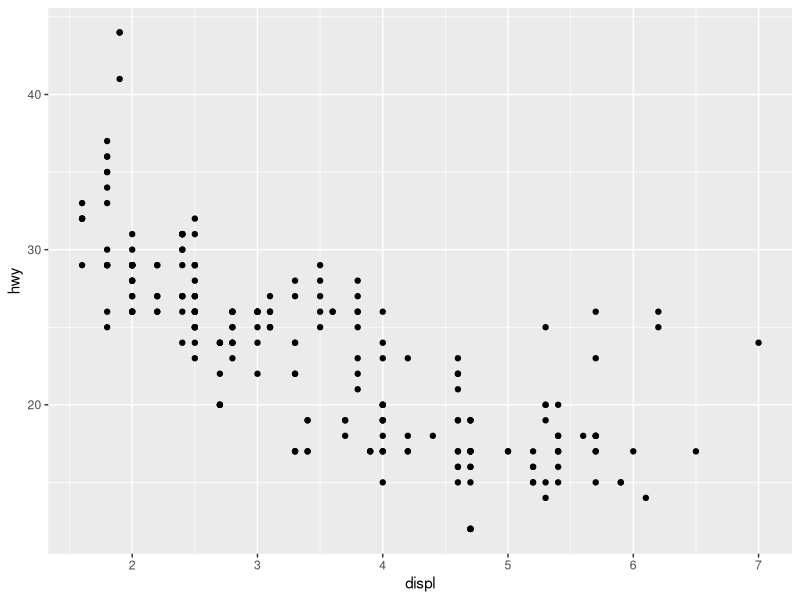
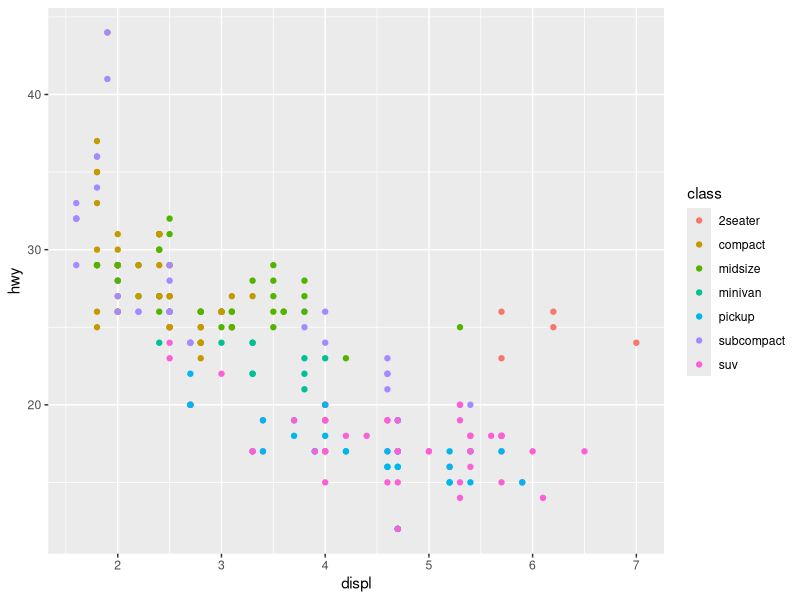
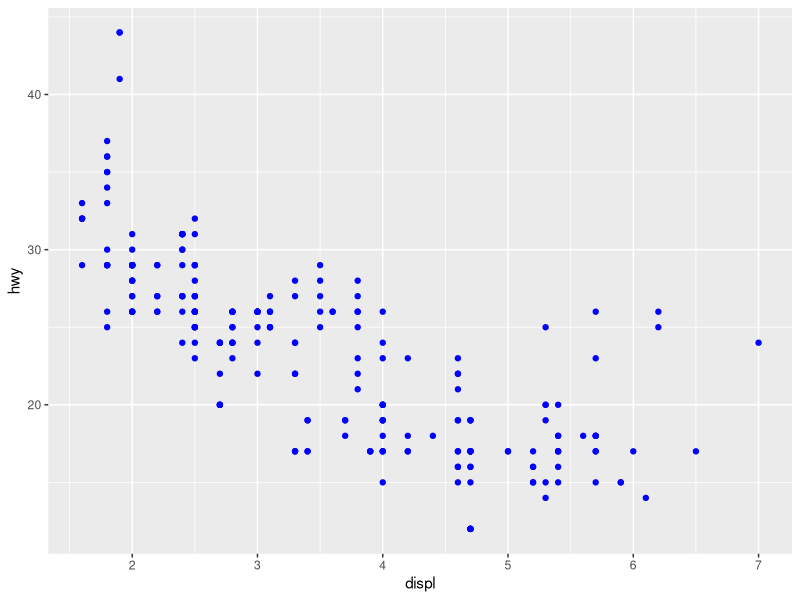
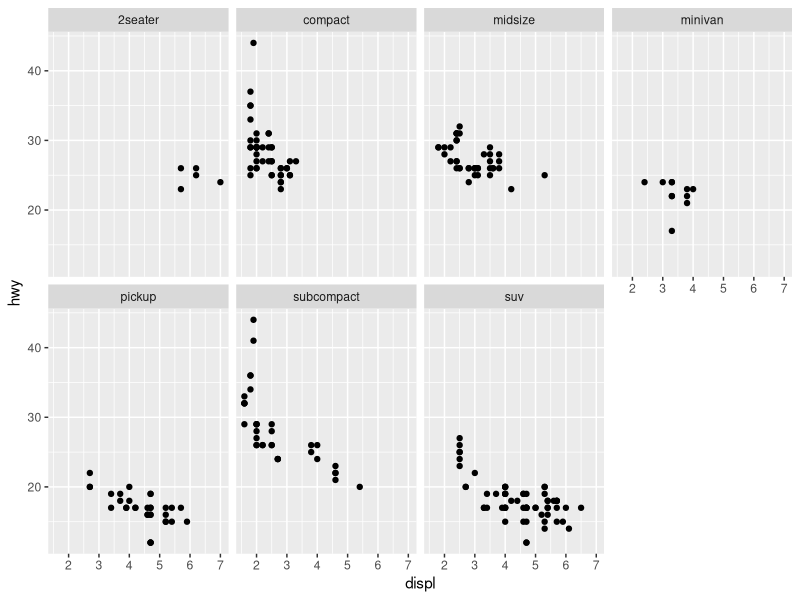
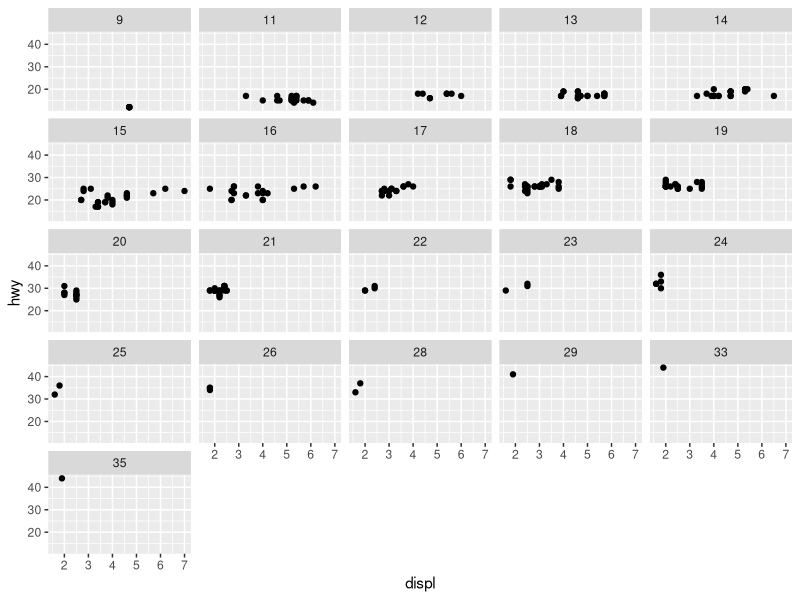
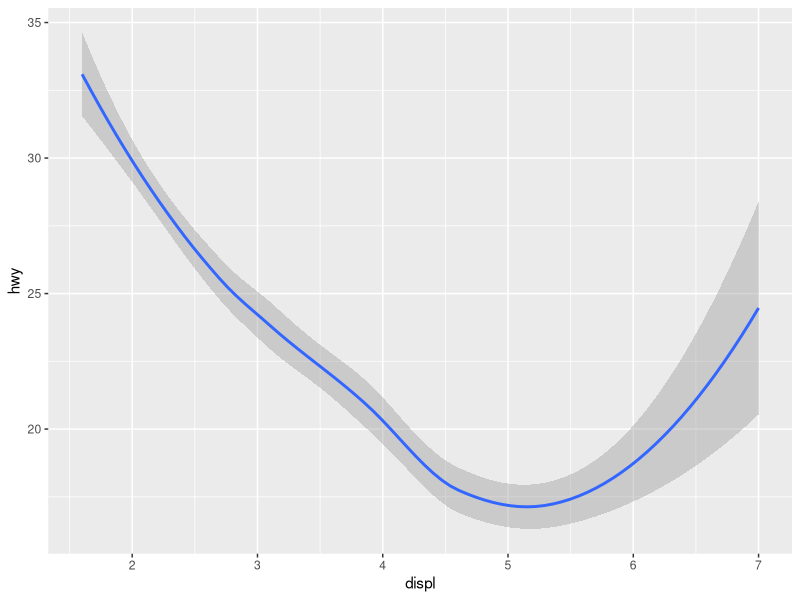
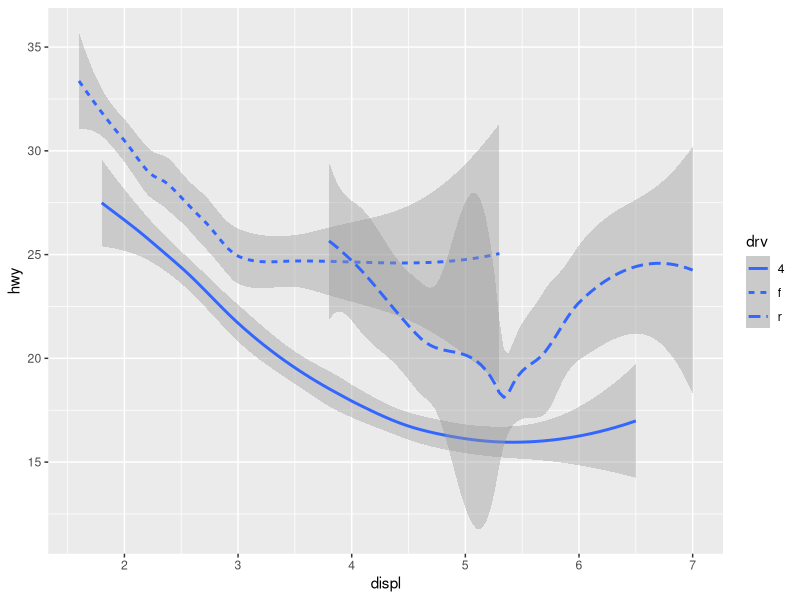
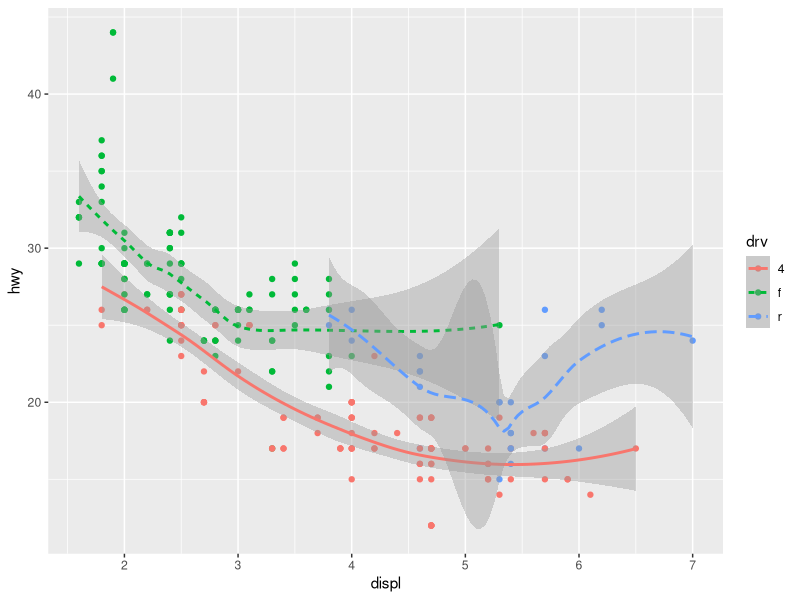

Here is the R script that generated these plots, in order:
## ---- chunk 1
knitr::opts_chunk$set(echo = TRUE)
library("tidyverse")
## ---- chunk 2
#The ? function doesn't work in markdown.
#?mpg

#Fuel economy data from 1999 and 2008 for 38 popular models of car

summary(mpg)
length(unique(mpg$cty))
## ---- chunk 3
ggplot(data = mpg)+
  geom_point(mapping = aes(x=displ, y= hwy))
## ---- chunk 4
ggplot(data = mpg)+
  geom_point(mapping = aes(x=displ, y= hwy, color = class))
## ---- chunk 5
ggplot(data = mpg)+
  geom_point(mapping = aes(x=displ, y= hwy), color="blue")
## ---- chunk 6
ggplot(data = mpg)+
  geom_point(mapping = aes(x=displ, y= hwy))+
  facet_wrap(~ class, nrow=2)
## ---- chunk 7
ggplot(data = mpg)+
  geom_point(mapping = aes(x=displ, y= hwy))+
  facet_wrap(~ cty)
## ---- chunk 8
ggplot(data = mpg) + 
  geom_smooth(mapping = aes(x = displ, y = hwy))
## ---- chunk 9
ggplot(data = mpg) + 
  geom_smooth(mapping = aes(x = displ, y = hwy, linetype = drv))
## ---- chunk 10
ggplot(data = mpg) + 
  geom_point(mapping = aes(x=displ, y= hwy, color = drv))+
  geom_smooth(mapping = aes(x = displ, y = hwy, color = drv, linetype = drv))
## ---- chunk 11
ggplot(data = mpg, mapping = aes(x=displ, y= hwy)) + 
  geom_point(mapping=aes(color = class))+
  geom_smooth()
## ---- chunk 12
ggplot(data = mpg, mapping = aes(x=displ, y= hwy)) + 
  geom_point(mapping=aes(color = class))+
  geom_smooth(data=filter(mpg,class=="subcompact"),se=FALSE)
## ---- chunk 13

ggplot(data=diamonds)+
  geom_bar(mapping=aes(x=cut))

## ---- chunk 14
ggplot(data=diamonds)+
  stat_count(mapping=aes(x=cut))
## ---- chunk 15

demo <- tribble(
  ~a, ~b,
  "bar1", 10,
  "bar2", 20,
  "bar3", 30
)

ggplot(data=demo)+
  geom_bar(mapping=aes(x=a,y=b),stat="identity")

## ---- chunk 16
ggplot(data=diamonds)+
  geom_bar(mapping=aes(x=cut,y=..prop..,group=1))
## ---- chunk 17
ggplot(data=diamonds)+
  geom_bar(mapping=aes(x=cut,y=price),stat="sum")

## ---- chunk 18


demo <- tribble(
  ~a, ~b,
  "bar1", 10,
  "bar2", 20,
  "bar3", 30,
  "bar3", 40.5252
)

ggplot(data=demo)+
#  geom_bar(mapping=aes(x=a),stat="identity")
   geom_col(mapping=aes(x=a,y=b))

## ---- chunk 19

ggplot(data=diamonds)+
  stat_summary(mapping=aes(x=cut,y=depth),
               fun.ymin=min,
               fun.ymax=max,
               fun.y=median)


## ---- chunk 20
ggplot(data=diamonds)+
  geom_bar(mapping=aes(x=cut,fill=cut))
## ---- chunk 21
ggplot(data=diamonds)+
  geom_bar(mapping=aes(x=cut,fill=clarity))
## ---- chunk 22
#position identity. All would overlap. More useful for 
#point plots. To see the overlap have to set the 
#transparency (alpha) or fill = NA (completely transparent)

ggplot(data=diamonds)+
  geom_bar(mapping=aes(x=cut,fill=clarity),alpha=1/5,
           position="identity")

ggplot(data=diamonds)+
  geom_bar(mapping=aes(x=cut,color=clarity),position="identity",fill=NA)

ggplot(data=diamonds)+
  geom_bar(mapping=aes(x=cut,fill=clarity),position="fill")

ggplot(data=diamonds)+
  geom_bar(mapping=aes(x=clarity,fill=cut),position="dodge")

ggplot(data=diamonds)+
  geom_bar(mapping=aes(x=cut,fill=clarity),position="dodge")


## ---- chunk 23
ggplot(data=mpg,mapping=aes(x=class,y=hwy))+
  geom_boxplot()+
  coord_flip()
## ---- chunk 24
nz<-map_data("nz")

#??? group=group??

ggplot(nz, aes(long, lat, group=group))+
  geom_polygon(fill="white",colour="black")+
  coord_quickmap()
  
## ---- chunk 25

bar <- ggplot(data=diamonds)+
       geom_bar(mapping=aes(x=cut,fill=cut),
           show.legend=FALSE,
           width=1)+
       theme(aspect.ratio=1)+
       labs(x=NULL,y=NULL)
  
bar+coord_flip()
bar+coord_polar()

## ---- chunk 26
 
ggplot(data=diamonds)+
  geom_bar(mapping=aes(x=1,fill=cut),
           position="stack",
           width=1)+
  labs(x=NULL,y=NULL)+
  theme(aspect.ratio=1)+
  coord_polar(theta="y")

